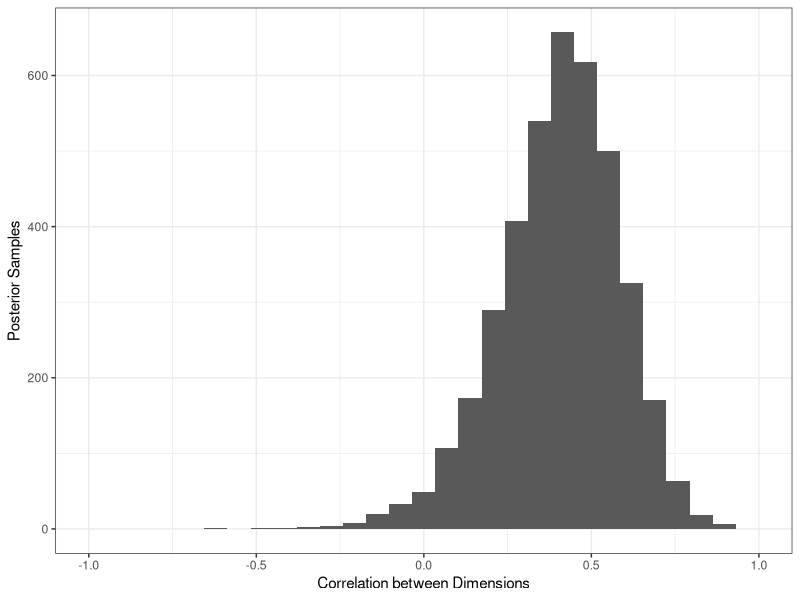

The R source for this figure: (Note: this script raises an error after producing the figure.)


corrs = read.csv("CORR_Sigma_44model.py.txt", header=FALSE)

library(ggplot2)

plot = ggplot(corrs) + geom_histogram(aes(x=V1)) + xlab("Correlation between Dimensions") + theme_bw() + ylab("Posterior Samples") + xlim(-1,1)
ggsave(plot, file="corr_sigma.pdf", height=2, width=4)



sink("correlation_sigma.txt")
cat("Mean: ", mean(corrs$V1))
cat("\n")
cat("95% CrI ", quantile(corrs$V1, 0.025), " ",  quantile(corrs$V1, 1-0.025))
cat("\n")
cat("Posterior of opposite sign: ", mean(corrs$V1<0))
sink()



sigmoid = function(x) {
        return(1/(1+exp(-x)))
}
stationary = read.csv("stationary_fit_44model.py.txt", sep=" ")

library(MASS)

# Stationary Variance
data = data.frame(Group=c(), X=c(), Y=c())

for(i in 1:4) {
   omega=c(stationary$Cov11[[i]], stationary$Cov12[[i]], stationary$Cov12[[i]], stationary$Cov22[[i]])
   dim(omega)=c(2,2)
   
   # Stationary Mean
   mu = c(stationary$Mean1[[i]], stationary$Mean2[[i]])
   dataCase = mvrnorm(n=2000, mu=mu, Sigma=omega)
   dataGroup = data.frame(X=dataCase[,1], Y=dataCase[,2])
   dataGroup$Group=stationary$Group[[i]]
   data = rbind(data, dataGroup)
}

data$Y = (data$Y+1)/2
data$X = sigmoid(data$X)

library(ggplot2)

logit = function(x) {
   return(log(x/(1-x)))
}

library(tidyr)
library(dplyr)
plot = ggplot(data %>% filter(Group %in% c("SOV", "SVO")), aes(x=Y, y=X, group=Group, color=Group)) + geom_density2d() + xlim(0,1) + ylim(0,1)
plot = plot + theme_bw()
plot = plot + theme(axis.text=element_text(size=7))
plot = plot + xlab("Real Subject-Object Position Congruence")
plot = plot + ylab("Optimal Subject-Object-Position Congruence")
ggsave(plot, file="stationary_case_svo_sov.pdf", height=4, width=4)

plot = ggplot(data, aes(x=Y, y=X, group=Group, color=Group)) + geom_density2d() + xlim(0,1) + ylim(0,1)
plot = plot + theme_bw()
plot = plot + theme(axis.text=element_text(size=7))
plot = plot + xlab("Real Subject-Object Position Congruence")
plot = plot + ylab("Optimal Subject-Object-Position Congruence")
plot = plot + facet_wrap(~Group)
ggsave(plot, file="stationary_case_facet.pdf", height=4, width=6)


